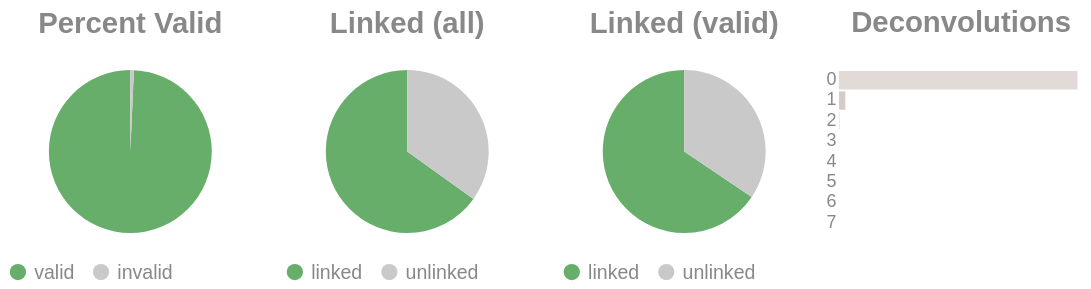

Notebook code cell kept with this figure:
### Code cell
if SKIPLR:
    pass
else:
    clash = Counter()
    for i in valids['molecule'].to_list():
        _mol = i.split("-")
        if len(_mol) == 1:
            clash.update('0')
        else:
            clash.update(_mol[-1])

    _d = {"deconvolutions": [], 'count': []}
    for k,v in clash.items():
        _d['deconvolutions'].append(k)
        _d['count'].append(v)

    tot_valid = valids['reads'].sum()
    mask = valids['reads'] >= 2
    n_linked_reads = valids.filter(mask)['reads'].sum()
    if n_linked_reads == 0:
        print_html("No linked molecules (>=2 reads) were detected; skipping linked-only distributions.")
        SKIPLR = True
    else:
        perc_valid = round(tot_valid / n_reads, 4)
        linked_perc_abs = round(n_linked_reads / n_reads, 4)
        linked_perc = round(n_linked_reads / tot_valid, 4)

    _valid = pl.DataFrame({"valids": ['valid', 'invalid'], "count": [tot_valid, n_reads - tot_valid]})
    _linked_abs = pl.DataFrame({"linked (absolute)": ['linked', 'unlinked'], "count": [n_linked_reads, n_reads - n_linked_reads]})
    _linked_rel = pl.DataFrame({"linked (valids)": ['linked', 'unlinked'], "count": [n_linked_reads, tot_valid - n_linked_reads]})

    (
        alt.hconcat(
            piechart(_valid, goodval = 'valid', title = "Percent Valid"),
            piechart(_linked_abs, goodval = "linked", title =  "Linked (all)"),
            piechart(_linked_rel, goodval = "linked", title =  "Linked (valid)"),
            convolutionbar(pl.DataFrame(_d), title = "Deconvolutions"),
            center = True,
            bounds = 'flush'
        )
        .resolve_scale(color='independent')
        .resolve_legend('independent')
        .properties(usermeta={'embedOptions': {"actions": False}})
    ).display()

### Figure 1 — Vega-Lite specification as saved in the notebook (floating-point values rounded to 4 significant figures)
{"width": "container", "height": 400, "config": {"title": {"anchor": "start", "dy": -15, "fontSize": 18, "color": "#888888", "subtitleColor": "#888888", "subtitleFontSize": 14}, "arc": {"fill": "#0072B2"}, "axis": {"domainColor": "#888888", "domainWidth": 0.5, "gridWidth": 0.2, "grid": false, "titleFontWeight": 400, "titleFontSize": 15, "labelFontSize": 11, "labelColor": "#888888", "tickColor": "#888888", "tickWidth": 0.2, "titleColor": "#888888"}, "axisBand": {"grid": false}, "axisX": {"grid": true, "tickSize": 10, "domainCap": "round"}, "axisY": {"domain": false, "grid": true, "tickSize": 0, "domainCap": "round"}, "background": "transparent", "header": {"labelFontSize": 15, "labelColor": "#888888", "titleFontSize": 15, "titleFontWeight": 600, "titleColor": "#888888"}, "legend": {"labelFont": "sans-serif", "labelFontSize": 12, "labelColor": "#888888", "symbolSize": 100, "symbolType": "circle", "titleFontSize": 12, "titlePadding": 10, "titleColor": "#888888", "title": null}, "range": {"category": ["#E69F00", "#56B4E9", "#009E73", "#F0E442", "#0072B2", "#D55E00", "#CC79A7", "#000000"], "diverging": ["#cfe8f3", "#a2d4ec", "#73bfe2", "#46abdb", "#1696d2", "#12719e"]}, "area": {"fill": "#0072B2", "fillOpacity": 0.7, "line": true, "strokeOpacity": 0.7}, "line": {"color": "#0072B2", "stroke": "#0072B2", "strokeWidth": 2}, "trail": {"color": "#0072B2", "stroke": "#0072B2", "strokeWidth": 0, "size": 1}, "point": {"filled": true, "fillOpacity": 1.0, "size": 95}, "text": {"color": "#888888", "fontSize": 11, "align": "right", "fontWeight": 400, "size": 11}, "bar": {"fill": "#0072B2", "stroke": null}, "view": {"stroke": null, "continuousWidth": 660, "continuousHeight": 400}}, "hconcat": [{"data": {"name": "data-913f5fc01ab1b461b06cfe93c075ea1f"}, "mark": {"type": "arc"}, "encoding": {"color": {"field": "valids", "legend": {"orient": "bottom", "title": null}, "scale": {"domain": ["valid", "invalid"], "range": ["#68ae6b", "#C9C9C9"]}, "title": "Valids", "type": "nominal"}, "theta": {"field": "count", "type": "quantitative"}, "tooltip": [{"field": "valids", "title": "Valids", "type": "ordinal"}, {"field": "percent", "format": ".2%", "title": "Percent", "type": "quantitative"}, {"field": "count", "title": "Count", "type": "quantitative"}]}, "height": 100, "title": {"text": "Percent Valid", "align": "center", "anchor": "middle"}, "transform": [{"calculate": "datum.count / 5020792", "as": "percent"}], "width": 150}, {"data": {"name": "data-a3d0585c1f26007462a451a1ca9506ca"}, "mark": {"type": "arc"}, "encoding": {"color": {"field": "linked (absolute)", "legend": {"orient": "bottom", "title": null}, "scale": {"domain": ["linked", "unlinked"], "range": ["#68ae6b", "#C9C9C9"]}, "title": "Linked (Absolute)", "type": "nominal"}, "theta": {"field": "count", "type": "quantitative"}, "tooltip": [{"field": "linked (absolute)", "title": "Linked (Absolute)", "type": "ordinal"}, {"field": "percent", "format": ".2%", "title": "Percent", "type": "quantitative"}, {"field": "count", "title": "Count", "type": "quantitative"}]}, "height": 100, "title": {"text": "Linked (all)", "align": "center", "anchor": "middle"}, "transform": [{"calculate": "datum.count / 5020792", "as": "percent"}], "width": 150}, {"data": {"name": "data-fbb0adca5bb52b75b96a7c0a0ebccc46"}, "mark": {"type": "arc"}, "encoding": {"color": {"field": "linked (valids)", "legend": {"orient": "bottom", "title": null}, "scale": {"domain": ["linked", "unlinked"], "range": ["#68ae6b", "#C9C9C9"]}, "title": "Linked (Valids)", "type": "nominal"}, "theta": {"field": "count", "type": "quantitative"}, "tooltip": [{"field": "linked (valids)", "title": "Linked (Valids)", "type": "ordinal"}, {"field": "percent", "format": ".2%", "title": "Percent", "type": "quantitative"}, {"field": "count", "title": "Count", "type": "quantitative"}]}, "height": 100, "title": {"text": "Linked (valid)", "align": "center", "anchor": "middle"}, "transform": [{"calculate": "datum.count / 4985513", "as": "percent"}], "width": 150}, {"data": {"name": "data-54fde526ab9510992c29f3d62f76813d"}, "mark": {"type": "bar"}, "encoding": {"color": {"field": "deconvolutions", "legend": null, "scale": {"scheme": "lightgreyred"}, "type": "nominal"}, "tooltip": [{"field": "deconvolutions", "title": "Deconvolutions", "type": "ordinal"}, {"field": "percent", "format": ".2%", "title": "Percent", "type": "quantitative"}, {"field": "count", "title": "Count", "type": "quantitative"}], "x": {"axis": null, "field": "count", "type": "quantitative"}, "y": {"field": "deconvolutions", "sort": "ascending", "title": null, "type": "nominal"}}, "height": 100, "title": {"text": "Deconvolutions", "align": "center", "anchor": "middle"}, "transform": [{"calculate": "datum.count / 2610609", "as": "percent"}], "width": 150}], "bounds": "flush", "center": true, "resolve": {"legend": {"angle": "independent"}, "scale": {"color": "independent"}}, "usermeta": {"embedOptions": {"actions": false}}, "$schema": "https://vega.github.io/schema/vega-lite/v6.1.0.json", "datasets": {"data-913f5fc01ab1b461b06cfe93c075ea1f": [{"valids": "valid", "count": 4985513}, {"valids": "invalid", "count": 35279}], "data-a3d0585c1f26007462a451a1ca9506ca": [{"linked (absolute)": "linked", "count": 3268798}, {"linked (absolute)": "unlinked", "count": 1751994}], "data-fbb0adca5bb52b75b96a7c0a0ebccc46": [{"linked (valids)": "linked", "count": 3268798}, {"linked (valids)": "unlinked", "count": 1716715}], "data-54fde526ab9510992c29f3d62f76813d": [{"deconvolutions": "0", "count": 2538279}, {"deconvolutions": "1", "count": 67879}, {"deconvolutions": "2", "count": 3981}, {"deconvolutions": "3", "count": 390}, {"deconvolutions": "4", "count": 68}, {"deconvolutions": "5", "count": 8}, {"deconvolutions": "6", "count": 3}, {"deconvolutions": "7", "count": 1}]}}
